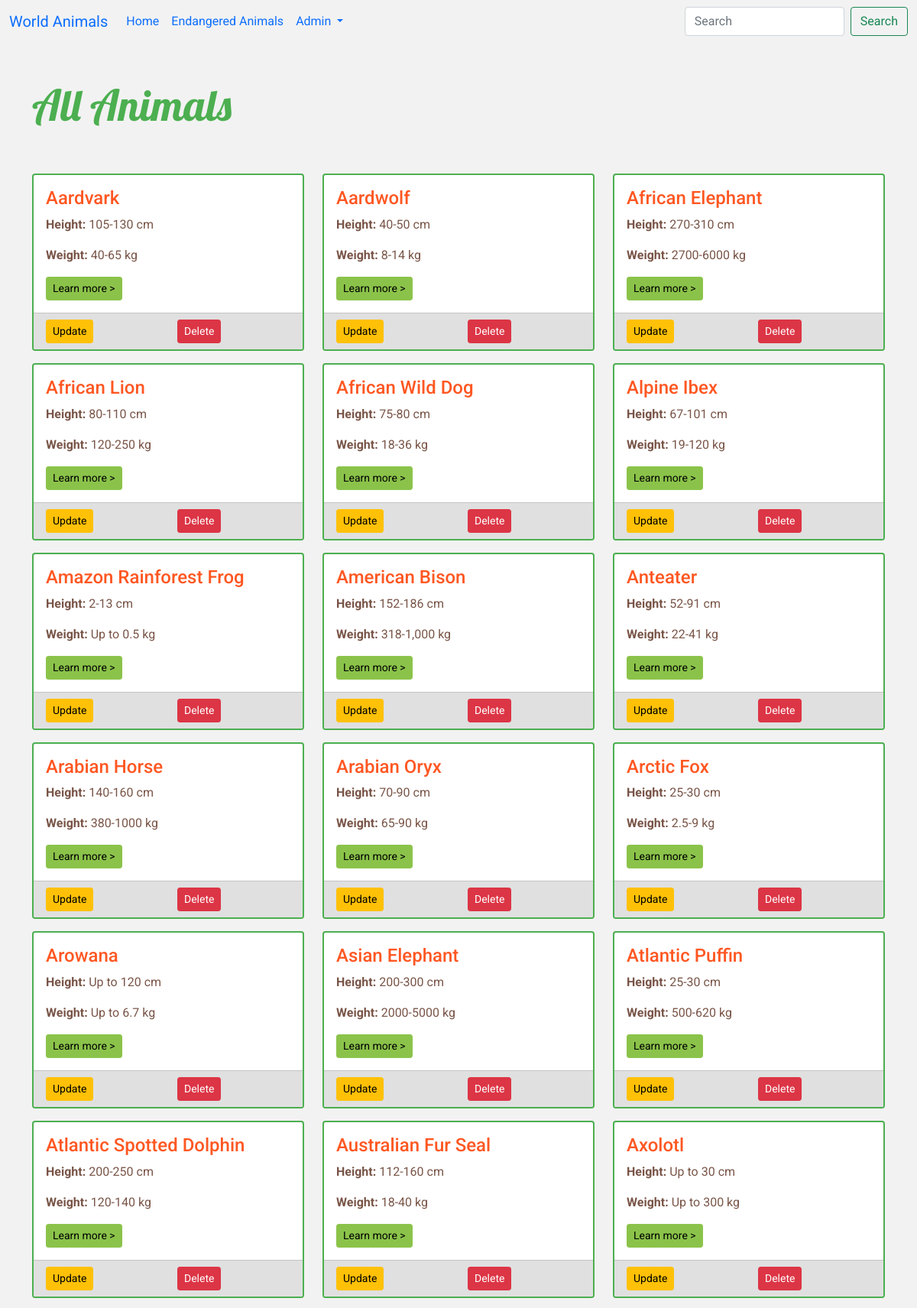
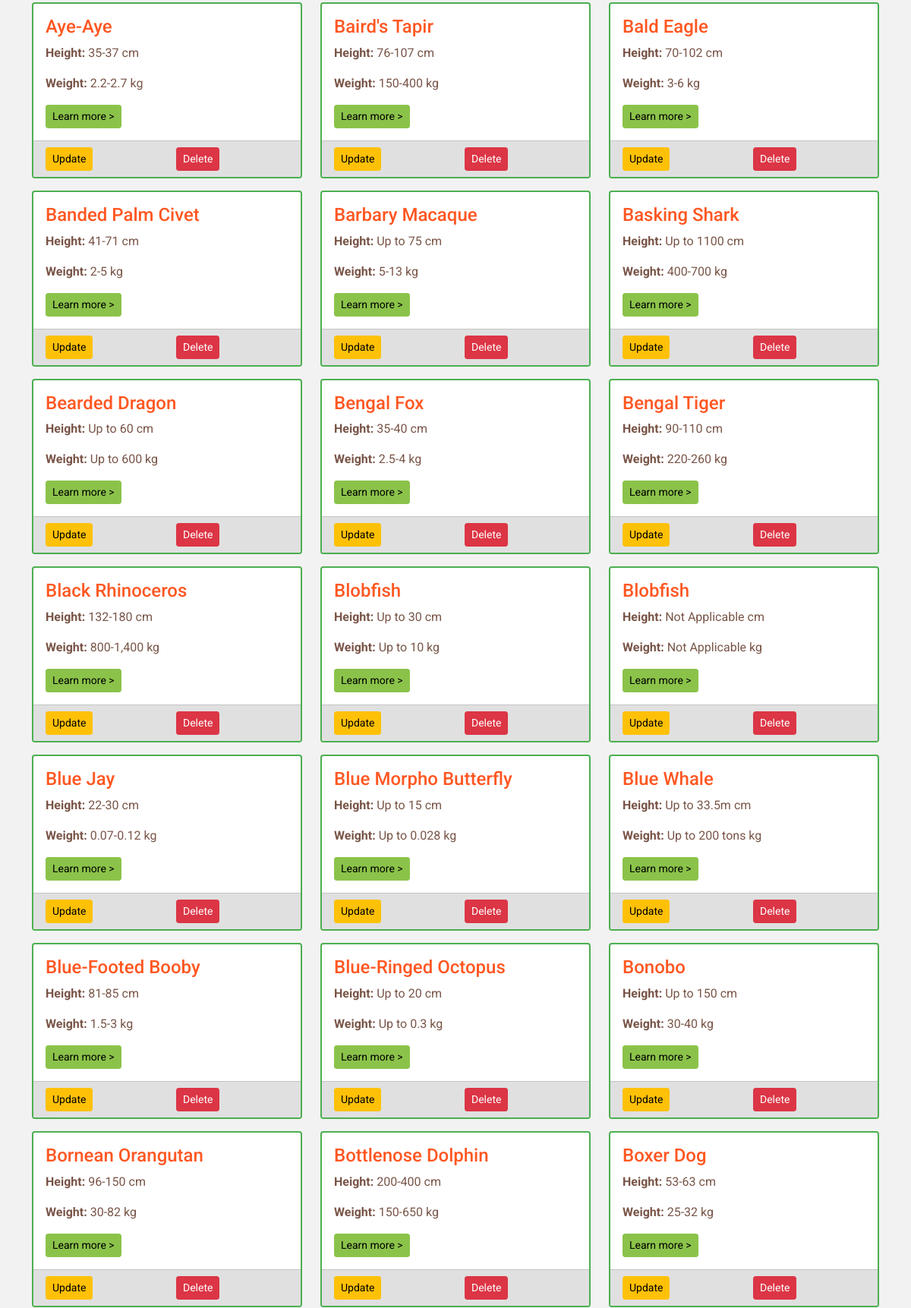
The page / (upper part) on the database its author committed (2 pictures, top to bottom).
### tables this page shows
CREATE TABLE `animal_dataset` (
  `id` int(11) NOT NULL,
  `animal_name` varchar(26) DEFAULT NULL,
  `height` varchar(14) DEFAULT NULL,
  `weight` varchar(14) DEFAULT NULL,
  `color` varchar(23) DEFAULT NULL,
  `lifespan` varchar(16) DEFAULT NULL,
  `diet` varchar(22) DEFAULT NULL,
  `habitat` varchar(27) DEFAULT NULL,
  `predators` varchar(28) DEFAULT NULL,
  `avg_speed` varchar(20) DEFAULT NULL,
  `countries` varchar(37) DEFAULT NULL
);

### index.php (the view, shortened to what this page needs)
<!DOCTYPE html>
<html lang="en">
<head>
    <link href="https://cdn.jsdelivr.net/npm/bootstrap@5.0.2/dist/css/bootstrap.min.css" rel="stylesheet">
    <link href="css/style.css" rel="stylesheet">
  </head>
<body>
<?php include('reusable/nav.php')?>
  <div class="container-fluid">
    <div class="container">
      <div class="row">
        <div class="col">
          <h1 class="display-4 mt-5 mb-5">All Animals</h1>
        </div>
      </div>
    </div>
  </div>
  <?php
      require('reusable/conn.php');
      $query = 'SELECT * FROM animal_dataset';
      $animals = mysqli_query($connect, $query);
  ?>
  <div class="container-fluid">
    <div class="container">
        <div class="row">
            <?php
             foreach($animals as $animal){
                echo '<div class="col-md-4 mt-2 mb-2">
                        <div class="card">
                            <div class="card-body">
                                <h4 class="card-title">' . $animal['animal_name'] . '</h4>
                                <p class="card-text"><b>Height: </b>' . $animal['height'] . ' cm </p>
                                <p class="card-text"><b>Weight: </b>' . $animal['weight'] . ' kg</p>
                                  <form action="detail.php" method"GET">
                                        <input type="hidden" name="id" value="'.$animal['id']. '">
                                        <button type="submit" class="btn btn-sm btn-info">Learn more ></button>
                                  </form>
                            </div>
                            <div class="card-footer">
                                <div class="row">
                                    <div class="col">
                                    <form action="update.php" method"GET">
                                        <input type="hidden" name="id" value="'.$animal['id']. '">
                                        <button type="submit" class="btn btn-sm btn-warning">Update</button>
                                    </form>
                                    </div>
                                    <div class="col">
                                    <form action="inc/deleteanimal.php" method"GET">
                                            <input type="hidden" name="id" value="'.$animal['id']. '">
                                            <button type="submit" class="btn btn-sm btn-danger">Delete</button>
                                        </form>
                                    </div>
                                </div>
                            </div>
                        </div>
                  </div>';
             }
            ?>
        </div>
    </div>
  </div>
</body>
</html>

### css/style.css (style rules this page uses)
body { background-color: #f2f2f2; font-family: 'Roboto', sans-serif; }
h1.display-4 { font-family: 'Lobster', cursive; color: #4CAF50; }
.card { border: 2px solid #4CAF50; }
.card-title { color: #FF5722; }
.card-text { color: #795548; }
.btn-info { background-color: #8BC34A!important; border-color: #8BC34A!important; }
.card-footer { background-color: #E0E0E0; }

### rows shown on the page
animal_dataset: animal_name "Aardvark", height "105-130", weight "40-65"
animal_dataset: animal_name "Aardwolf", height "40-50", weight "8-14"
animal_dataset: animal_name "African Elephant", height "270-310", weight "2700-6000"
animal_dataset: animal_name "African Lion", height "80-110", weight "120-250"
animal_dataset: animal_name "African Wild Dog", height "75-80", weight "18-36"
animal_dataset: animal_name "Alpine Ibex", height "67-101", weight "19-120"
animal_dataset: animal_name "Amazon Rainforest Frog", height "2-13", weight "Up to 0.5"
animal_dataset: animal_name "American Bison", height "152-186", weight "318-1,000"
animal_dataset: animal_name "Anteater", height "52-91", weight "22-41"
animal_dataset: animal_name "Arabian Horse", height "140-160", weight "380-1000"
animal_dataset: animal_name "Arabian Oryx", height "70-90", weight "65-90"
animal_dataset: animal_name "Arctic Fox", height "25-30", weight "2.5-9"
animal_dataset: animal_name "Arowana", height "Up to 120", weight "Up to 6.7"
animal_dataset: animal_name "Asian Elephant", height "200-300", weight "2000-5000"
animal_dataset: animal_name "Atlantic Puffin", height "25-30", weight "500-620"
animal_dataset: animal_name "Atlantic Spotted Dolphin", height "200-250", weight "120-140"
animal_dataset: animal_name "Australian Fur Seal", height "112-160", weight "18-40"
animal_dataset: animal_name "Axolotl", height "Up to 30", weight "Up to 300"
animal_dataset: animal_name "Aye-Aye", height "35-37", weight "2.2-2.7"
animal_dataset: animal_name "Baird's Tapir", height "76-107", weight "150-400"
animal_dataset: animal_name "Bald Eagle", height "70-102", weight "3-6"
animal_dataset: animal_name "Banded Palm Civet", height "41-71", weight "2-5"
animal_dataset: animal_name "Barbary Macaque", height "Up to 75", weight "5-13"
animal_dataset: animal_name "Basking Shark", height "Up to 1100", weight "400-700"
animal_dataset: animal_name "Bearded Dragon", height "Up to 60", weight "Up to 600"
animal_dataset: animal_name "Bengal Fox", height "35-40", weight "2.5-4"
animal_dataset: animal_name "Bengal Tiger", height "90-110", weight "220-260"
animal_dataset: animal_name "Black Rhinoceros", height "132-180", weight "800-1,400"
animal_dataset: animal_name "Blobfish", height "Up to 30", weight "Up to 10"
animal_dataset: animal_name "Blobfish", height "Not Applicable", weight "Not Applicable"
animal_dataset: animal_name "Blue Jay", height "22-30", weight "0.07-0.12"
animal_dataset: animal_name "Blue Morpho Butterfly", height "Up to 15", weight "Up to 0.028"
animal_dataset: animal_name "Blue Whale", height "Up to 33.5m", weight "Up to 200 tons"
animal_dataset: animal_name "Blue-Footed Booby", height "81-85", weight "1.5-3"
animal_dataset: animal_name "Blue-Ringed Octopus", height "Up to 20", weight "Up to 0.3"
animal_dataset: animal_name "Bonobo", height "Up to 150", weight "30-40"
animal_dataset: animal_name "Bornean Orangutan", height "96-150", weight "30-82"
animal_dataset: animal_name "Bottlenose Dolphin", height "200-400", weight "150-650"
animal_dataset: animal_name "Boxer Dog", height "53-63", weight "25-32"
